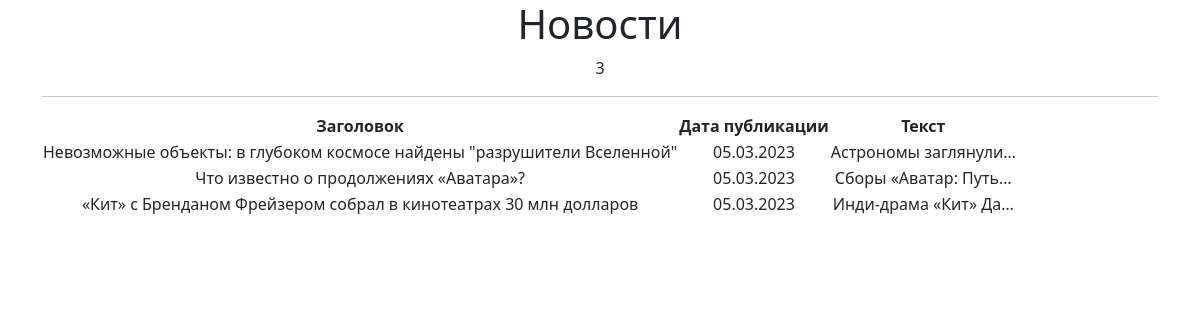
Page /news/ on the committed database.
### news/models.py (models this page shows, shortened)
class Post(models.Model):
    NEWS = 'n'
    ARTICLE = 'a'
    POST_TYPE = [
        (NEWS, 'Новость'),
        (ARTICLE, 'Статья'),
    ]
    author = models.ForeignKey(Author, on_delete=models.CASCADE)
    type = models.CharField(max_length=1, choices=POST_TYPE, default=ARTICLE)
    pub_date = models.DateTimeField(auto_now_add=True)
    categories = models.ManyToManyField(Category, through='PostCategory')
    header = models.CharField(max_length=255)
    text = models.TextField(default='')
    rating = models.IntegerField(default=0)

### news/views.py (the view)
# urls.py: path('', NewsList.as_view()),
class NewsList(ListView):
    model = Post
    ordering = 'pub_date'
    template_name = 'news_list.html'
    context_object_name = 'news_list'

### news/templatetags/custom_filters.py (called while the page is built)
@register.filter()
def censor(value):
    text = value.split()
    censored = []
    for i in text:
        if i in CENSOR:
            censored.append(i[0] + '*' * (len(i) - 1))
        else:
            censored.append(i)
    return ' '.join(censored)

### templates/news_list.html (shortened to what this page needs)
{% extends 'flatpages/default.html' %}
{% load custom_filters %}
{% block content %}
    <h1>Новости</h1>
    {{ news_list|length }}
    <hr>
    {% if news_list %}
    <table>
        <thead>
            <th>
               Заголовок
            </th>
            <th>
                Дата публикации
            </th>
            <th>
                Текст
            </th>
        </thead>
    {% for news in news_list %}
        <tr>
            <td>
                {{ news.header|censor }}
            </td>
            <td>
                {{ news.pub_date|date:'d.m.Y' }}
            </td>
            <td>
                {{ news.text|truncatechars:20|censor }}
            </td>
        </tr>
        {% endfor %}
        {% endif %}
    </table>
{% endblock content %}

### templates/flatpages/default.html (shortened to what this page needs)
<!DOCTYPE html>
{% load static %}
<html lang="en">
    <head>
        <link href="{% static 'css/styles.css' %}" rel="stylesheet" />
    </head>
    <body>
        <div class="container">
            <div class="row">
                <div class="col-lg-12 text-center">
                    {% block content %}{% endblock content %}
                </div>
            </div>
        </div>
    </body>
</html>

### rows in the picture
Post: header|censor "Невозможные объекты: в глубоком космосе найдены \"разрушители Вселенной\"", pub_date "05.03.2023", text|censor "Астрономы заглянули…"
Post: header|censor "Что известно о продолжениях «Аватара»?", pub_date "05.03.2023", text|censor "Сборы «Аватар: Путь…"
Post: header|censor "«Кит» с Бренданом Фрейзером собрал в кинотеатрах 30 млн долларов", pub_date "05.03.2023", text|censor "Инди-драма «Кит» Да…"

### other values in the picture
{{ news_list|length }} "3"
